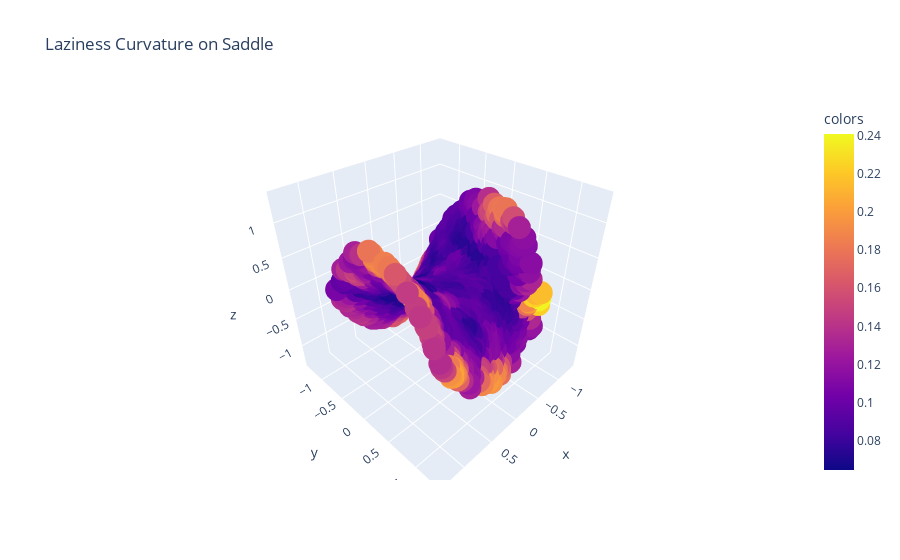

The cell this chart's notebook holds for it:
### Markdown cell above
On to the laziness computation

### Code cell
ls = curvature(P, diffusion_powers=8,aperture=10,smoothing=1)
plot_3d(X,ls, "Laziness Curvature on Saddle",colorbar=True,use_plotly=True)

### Figure 1 — Plotly figure (JSON) as saved in the notebook; plotly's stock layout.template omitted (floating-point values rounded to 4 significant figures; data arrays with more than 128 entries replaced by an {"elided": "..."} marker saying what was removed)
{"data": [{"hovertemplate": "x=%{x}<br>y=%{y}<br>z=%{z}<br>colors=%{marker.color}<extra></extra>", "legendgroup": "", "marker": {"color": {"elided": "1000 float values"}, "coloraxis": "coloraxis", "symbol": "circle"}, "mode": "markers", "name": "", "scene": "scene", "showlegend": false, "type": "scatter3d", "x": {"elided": "1000 float values"}, "y": {"elided": "1000 float values"}, "z": {"elided": "1000 float values"}}], "layout": {"coloraxis": {"colorbar": {"title": {"text": "colors"}}, "colorscale": [[0, "#0d0887"], [0.1111, "#46039f"], [0.2222, "#7201a8"], [0.3333, "#9c179e"], [0.4444, "#bd3786"], [0.5556, "#d8576b"], [0.6667, "#ed7953"], [0.7778, "#fb9f3a"], [0.8889, "#fdca26"], [1, "#f0f921"]]}, "legend": {"tracegroupgap": 0}, "scene": {"domain": {"x": [0, 1], "y": [0, 1]}, "xaxis": {"range": [-1.404, 1.404], "title": {"text": "x"}}, "yaxis": {"range": [-1.404, 1.404], "title": {"text": "y"}}, "zaxis": {"range": [-1.404, 1.404], "title": {"text": "z"}}}, "title": {"text": "Laziness Curvature on Saddle"}}}
